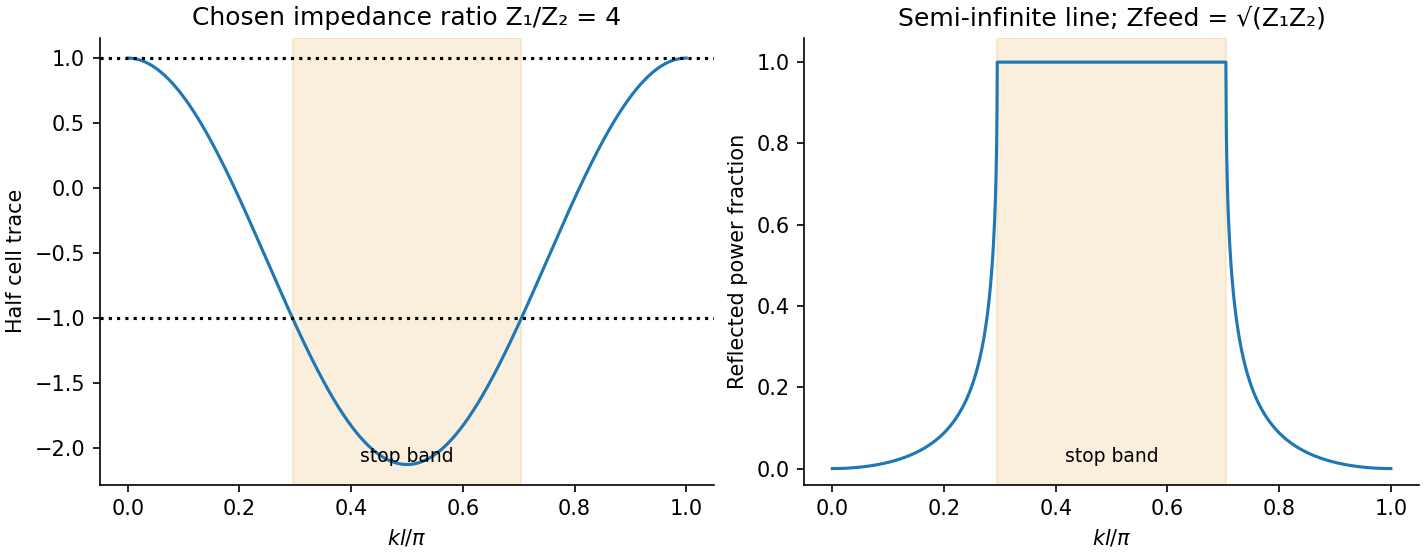

Reproduce this figure in Python.
"""Original explanatory calculation. Python 3.14, numpy and matplotlib.
Writes one literal PNG basename to cwd; no source-image pixels or media paths.
"""
import numpy as np
import matplotlib
matplotlib.use('Agg')
import matplotlib.pyplot as plt
plt.rcParams.update({'font.size':10,'figure.facecolor':'white','savefig.facecolor':'white','axes.spines.top':False,'axes.spines.right':False})
fig,(a,b)=plt.subplots(1,2,figsize=(9.5,3.7),layout='constrained');th=np.linspace(.0001,np.pi-.0001,4000);Z1,Z2=4.,1.;feed=np.sqrt(Z1*Z2)
trace=1-(Z1+Z2)**2/(2*Z1*Z2)*np.sin(th)**2;disc=4*Z1*Z2-(Z1-Z2)**2*np.tan(th)**2;Z=(1j*(Z1-Z2)*np.tan(th)+np.sqrt(disc.astype(complex)))/2
ref=abs((Z-feed)/(Z+feed))**2;tc=np.arcsin(2*np.sqrt(Z1*Z2)/(Z1+Z2))
a.plot(th/np.pi,trace);a.axhline(-1,color='black',ls=':');a.axhline(1,color='black',ls=':');a.set(xlabel=r'$kl/\pi$',ylabel='Half cell trace',title='Chosen impedance ratio Z₁/Z₂ = 4')
b.plot(th/np.pi,ref);b.set(xlabel=r'$kl/\pi$',ylabel='Reflected power fraction',ylim=(-.04,1.06),title='Semi-infinite line; Zfeed = √(Z₁Z₂)')
for ax in [a,b]:ax.axvspan(tc/np.pi,1-tc/np.pi,color='#e39e30',alpha=.16);ax.text(.5,.05,'stop band',transform=ax.transAxes,ha='center',fontsize=9)
fig.savefig('paper-1-periodic-line.png',dpi=150);plt.close(fig)
